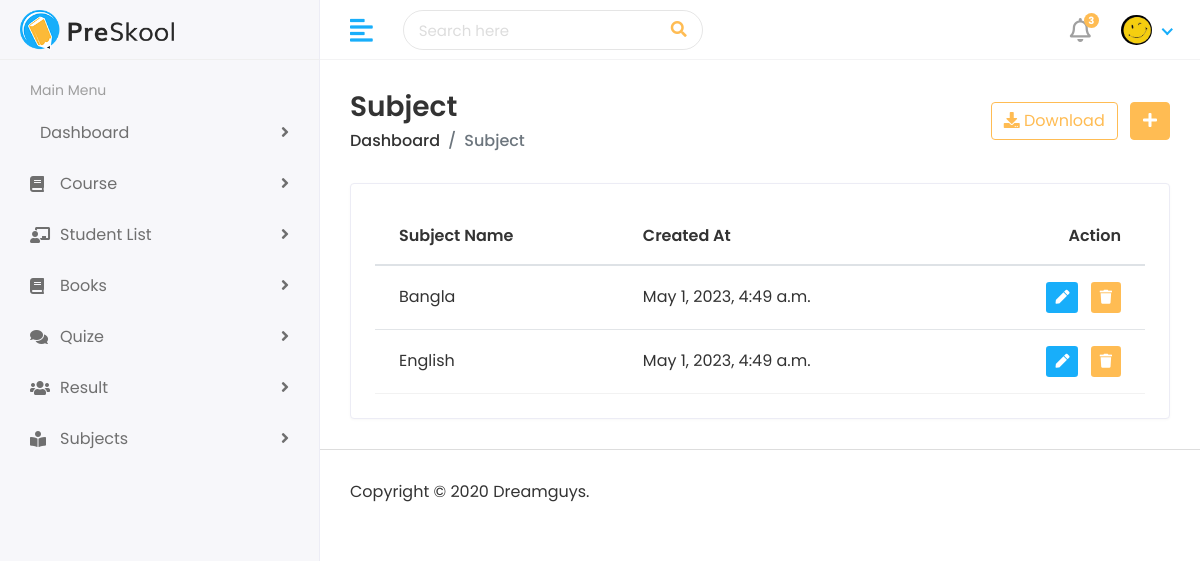
Page /view-subject/ (signed in) on the committed database.
### Accounts/models.py (models this page shows, shortened)
class User(AbstractBaseUser, PermissionsMixin):
    email         = models.EmailField(unique=True, null=False)
    password      = models.CharField(max_length=120)
    first_name    = models.CharField(max_length=165, null=True, blank=True)
    last_name      = models.CharField(max_length=165, null=True, blank=True)
    profile_pic   = models.ImageField(upload_to='profile_pic', null=True, blank=True)
    user_rol = (
        ('admin','Admin'),
        ('teacher','Teacher'),
        ('student','Student'),
    )
    user_type = models.CharField(
        max_length=20,
        choices=user_rol,
        )
    is_staff = models.BooleanField(
        gettext_lazy("staff status"),
        default=False,
        help_text = gettext_lazy("Designet whether this user can Login this site")
    )
    is_active = models.BooleanField(
        gettext_lazy("Active"),
        default=True,
        help_text = gettext_lazy("designates Whether this user should be creates as active. unselect this instad of deleting accounts")
    )
    USERNAME_FIELD = 'email'
    objects = MyUserManager()

### HOD_Dashbord/models.py (models this page shows, shortened)
class Subject(models.Model):
    subject_name = models.CharField(max_length=120)
    create_at = models.DateTimeField(auto_now_add=True)
    updated_at = models.DateTimeField(auto_now=True)

### HOD_Dashbord/views.py (the view)
# urls.py: path('view-subject/', views.View_subject, name='view_subject'),
@login_required()
def View_subject(request):
    user = request.user
    if user.user_type == 'admin' or user.user_type == 'teacher':
        subjects = Subject.objects.all()
        context = {
            'subjects':subjects
        }
        return render(request, 'Dashbord/view_subject.html', context)
    return redirect('error')

### templates/Dashbord/view_subject.html (shortened to what this page needs)
{% extends "Dashbord/base.html" %}
{% load static %}
{% block body %}
<div class="page-wrapper">
    <div class="content container-fluid">
        <div class="page-header">
            <div class="row align-items-center">
                <div class="col">
                    <h3 class="page-title">Subject</h3>
                    <ul class="breadcrumb">
                        <li class="breadcrumb-item"><a
                                href="index.html">Dashboard</a></li>
                        <li class="breadcrumb-item active">Subject</li>
                    </ul>
                </div>
                <div class="col-auto text-right float-right
                    ml-auto">
                    <a href="#" class="btn btn-outline-primary
                        mr-2"><i class="fas fa-download"></i>
                        Download</a>
                    <a href="add-teacher.html" class="btn
                        btn-primary"><i class="fas fa-plus"></i></a>
                </div>
            </div>
        </div>
        <div class="row">
            <div class="col-sm-12">
                <div class="card card-table">
                    <div class="card-body">
                        <div class="table-responsive">
                            <table class="table table-hover
                                table-center mb-0 datatable">
                                <thead>
                                    <tr>
                                        <th>Subject Name</th>
                                        <th>Created At</th>
                                        <th class="text-right">Action</th>
                                    </tr>
                                </thead>
                                <tbody>
                                    {% for i in subjects %}
                                    <tr>
                                        <td>{{i.subject_name}}</td>
                                        <td>{{i.create_at}}</td>
                                        <td class="text-right">
                                            <div class="actions">
                                                <a
                                                    href="{% url 'hod:edit_subject' id=i.id %}"
                                                    class="btn
                                                    btn-sm
                                                    bg-success-light
                                                    mr-2">
                                                    <i class="fas
                                                        fa-pen"></i>
                                                </a>
                                                <a href="{% url 'hod:delete_subject' id=i.id %}"
                                                    class="btn
                                                    btn-sm
                                                    bg-danger-light">
                                                    <i class="fas
                                                        fa-trash"></i>
                                                </a>
                                            </div>
                                        </td>
                                    </tr>
                                    {% endfor %}
                                </tbody>
                            </table>
                        </div>
                    </div>
                </div>
            </div>
        </div>
    </div>
    <footer>
        <p>Copyright © 2020 Dreamguys.</p>
    </footer>
</div>
{% endblock body %}

### templates/Dashbord/header.html (shortened to what this page needs)
{% load static %}
<div class="header">
    <div class="header-left">
       <a href="index.html" class="logo">
       <img src="{% static 'Dashbord/img/logo.png' %}" alt="Logo">
       </a>
    </div>
    <a href="javascript:void(0);" id="toggle_btn">
    <i class="fas fa-align-left"></i>
    </a>
    <div class="top-nav-search">
       <form>
          <input type="text" class="form-control" placeholder="Search here">
          <button class="btn" type="submit"><i class="fas fa-search"></i></button>
       </form>
    </div>
    <ul class="nav user-menu">
       <li class="nav-item dropdown noti-dropdown">
          <a href="#" class="dropdown-toggle nav-link" data-toggle="dropdown">
          <i class="far fa-bell"></i> <span class="badge badge-pill">3</span>
          </a>
       </li>
       <li class="nav-item dropdown has-arrow">
          <a href="#" class="dropdown-toggle nav-link" data-toggle="dropdown">
          <span class="user-img">
            {% if user.profile_pic %}
            <img src="\media\{{user.profile_pic}}" alt="User Image" width="31" class="avatar-img rounded-circle">
            {% else %}
            <img src="{% static 'demo_profile.jpg' %}" alt="User Image" width="31" class="avatar-img rounded-circle">
            {% endif %}</span>
          </a>
       </li>
    </ul>
 </div>

### rows in the picture
User: profile_pic (picture)
Subject: subject_name "Bangla", create_at "May 1, 2023, 4:49 a.m."
Subject: subject_name "English", create_at "May 1, 2023, 4:49 a.m."
